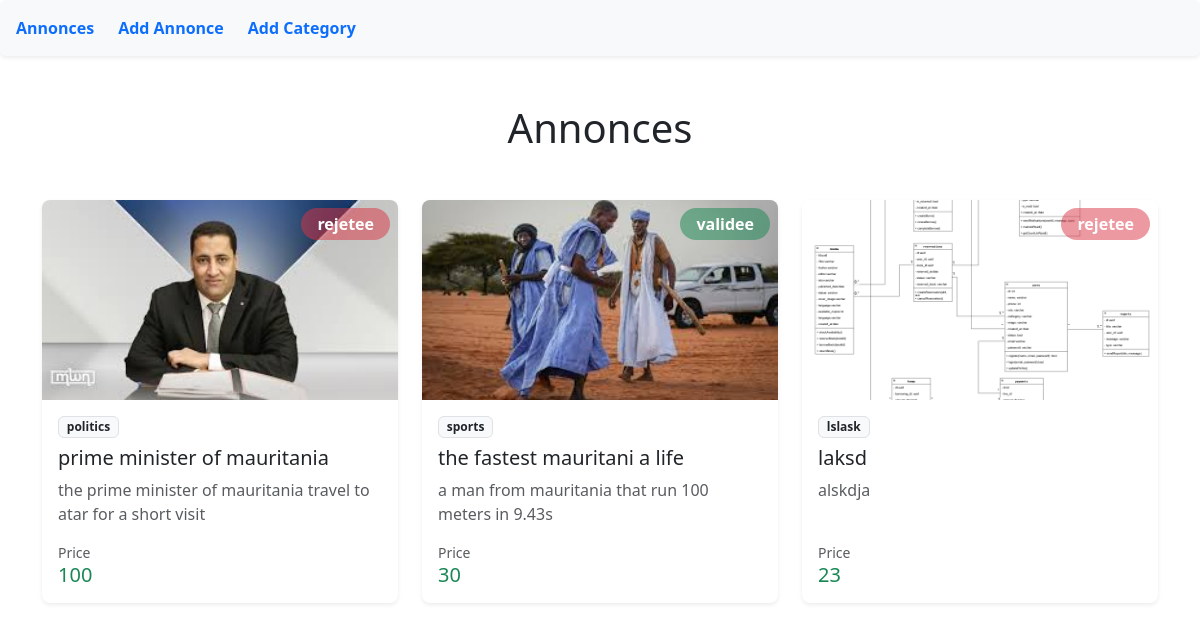
The page /annonces/ on the database its author committed.
### annonces/models.py (models this page shows, shortened)
class Annonce(models.Model):
    titre = models.CharField(max_length=40)
    description = models.TextField()
    prix = models.IntegerField()
    image = models.ImageField(upload_to='images/', blank=True)
    STATUT_CHOICES = [
        ('validee', 'Validée'),
        ('rejetee', 'Rejetée'),
        ('attente', 'En attente'),
    ]
    statut = models.TextField(choices=STATUT_CHOICES, null=True, blank=True)
    category = models.ForeignKey(Category, on_delete=models.CASCADE, null=True)

class Category(models.Model):
    name = models.CharField(max_length=40)
    def __str__(self):
        return self.name

### annonces/views.py (the view)
# urls.py: path('', annonces),
def annonces(request):
    annonces = Annonce.objects.all()
    return render(request, 'liste_annonces.html', {'annonces':annonces})

### annonces/templates/liste_annonces.html (shortened to what this page needs)
{% extends "base.html" %}
{% load django_bootstrap5 %}
{% block content %}
<div class="container py-5">
  <h2 class="text-center mb-5 display-6">Annonces</h2>
  <div class="row row-cols-1 row-cols-md-2 row-cols-lg-3 g-4">
    {% for annonce in annonces %}
    <div class="col">
      <div class="card h-100 shadow-sm border-0 rounded-3 overflow-hidden">
        <div class="position-relative">
          <img
            src="{{ annonce.image.url }}"
            class="card-img-top object-fit-cover"
            alt="{{ annonce.titre }}"
            style="height: 200px"
          />
          <span
            class="position-absolute top-0 end-0 m-2 fs-6 badge px-3 py-2 fw-bold rounded-pill {% if annonce.statut == 'validee' %}bg-success {% elif annonce.statut == 'rejetee' %}bg-danger {% else %}bg-secondary{% endif %} bg-opacity-50   "
          >
            {{ annonce.statut }}
          </span>
        </div>
        <div class="card-body d-flex flex-column pb-0">
          <div class="mb-2">
            <span class="badge text-bg-light text-dark border"
              >{{ annonce.category }}</span
            >
          </div>
          <h5 class="card-title mb-2">{{ annonce.titre }}</h5>
          <p class="card-text text-muted mb-3">
            {{ annonce.description|truncatechars:100 }}
          </p>
        </div>
        <div class="card-footer bg-transparent border-0 pt-0 pb-3">
          <div class="d-flex justify-content-between align-items-center">
            <div>
              <p class="text-muted small mb-0">Price</p>
              <h5 class="mb-0 text-success">{{ annonce.prix }} </h5>
            </div>
          </div>
        </div>
      </div>
    </div>
    {% endfor %}
  </div>
</div>
{% endblock %}

### templates/base.html
{% load django_bootstrap5 %}
<nav class="d-flex gap-4 bg-light p-3 rounded shadow-sm">
  <a href="/annonces/" class="text-primary text-decoration-none fw-semibold"
    >Annonces</a
  >
  <a
    href="/annonces/add-annonce"
    class="text-primary text-decoration-none fw-semibold"
    >Add Annonce</a
  >
  <a
    href="/annonces/add-category"
    class="text-primary text-decoration-none fw-semibold"
    >Add Category</a
  >
</nav>
{% block content %}
{% endblock %}
{% bootstrap_css %} {% bootstrap_javascript %}

### rows shown on the page
Annonce: image (picture), statut "rejetee", category "politics", titre "prime minister of mauritania", description "the prime minister of mauritania travel to atar for a short visit", prix "100"
Annonce: image (picture), statut "validee", category "sports", titre "the fastest mauritani a life", description "a man from mauritania that run 100 meters in 9.43s", prix "30"
Annonce: image (picture), statut "rejetee", category "lslask", titre "laksd", description "alskdja", prix "23"
